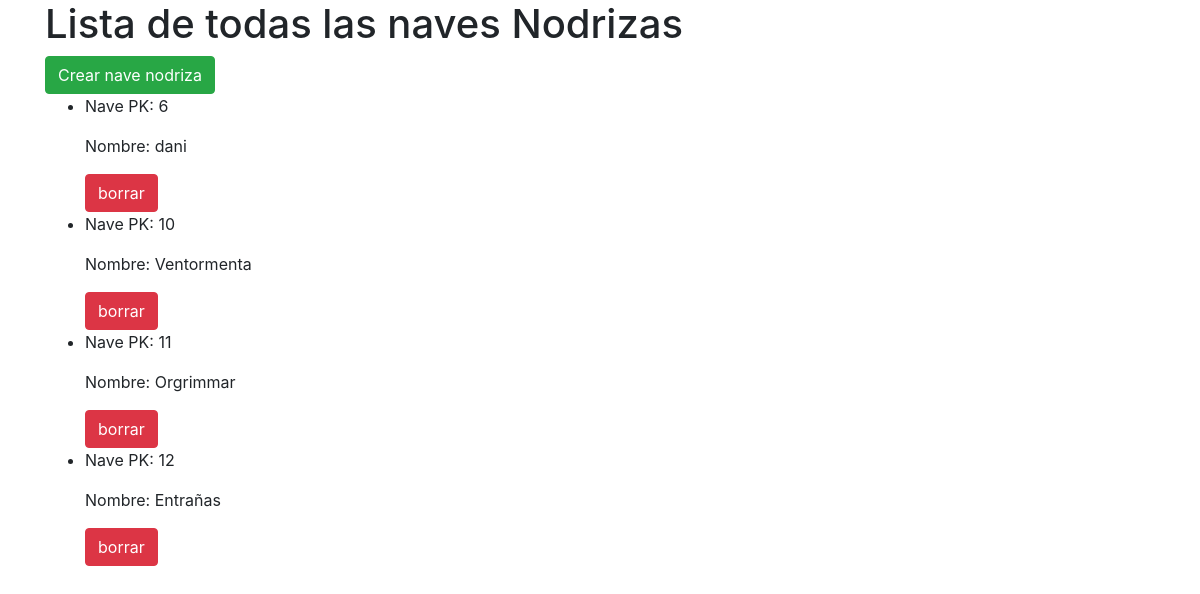
The page / on the database its author committed.
### marcianos/models.py (models this page shows)
class nave_nodriza(models.Model):
    nombre = models.CharField(max_length=400)

### marcianos/views.py (the view)
# urls.py: path('', views.nave_nodrizaList, name = 'naves_list'),
def nave_nodrizaList(request, template_name = 'nave_nodriza/lista.html'):
    naves_nodrizas = nave_nodriza.objects.all() #Obtengo la lista de naves
    data = {}
    data['object_list'] = naves_nodrizas #Devuelvo los objetos que voy a pintar
    return render(request, template_name, data)

### marcianos/templates/nave_nodriza/lista.html (shortened to what this page needs)
<!DOCTYPE html>
<html>
  <head>
    <link rel="stylesheet" href="https://maxcdn.bootstrapcdn.com/bootstrap/4.0.0-beta.2/css/bootstrap.min.css">
  </head>
  <body>
    <div class="container">
        <h1>Lista de todas las naves Nodrizas</h1>
        <a class="btn btn-success" href='{% url "naves_create" %}'> Crear nave nodriza</a>
        <ul>
          {% for Nave in object_list %}
            <li>
              <p>Nave PK: {{ Nave.pk }}</p>
              <p>Nombre: {{ Nave.nombre }}</p>
              <a class="btn btn-danger" href='{% url "naves_delete" Nave.pk %}'>borrar</a>
            </li>
          {% endfor %}
        </ul>
    </div>
  </body>
</html>

### rows shown on the page
nave_nodriza: pk "6", nombre "dani"
nave_nodriza: pk "10", nombre "Ventormenta"
nave_nodriza: pk "11", nombre "Orgrimmar"
nave_nodriza: pk "12", nombre "Entrañas"
